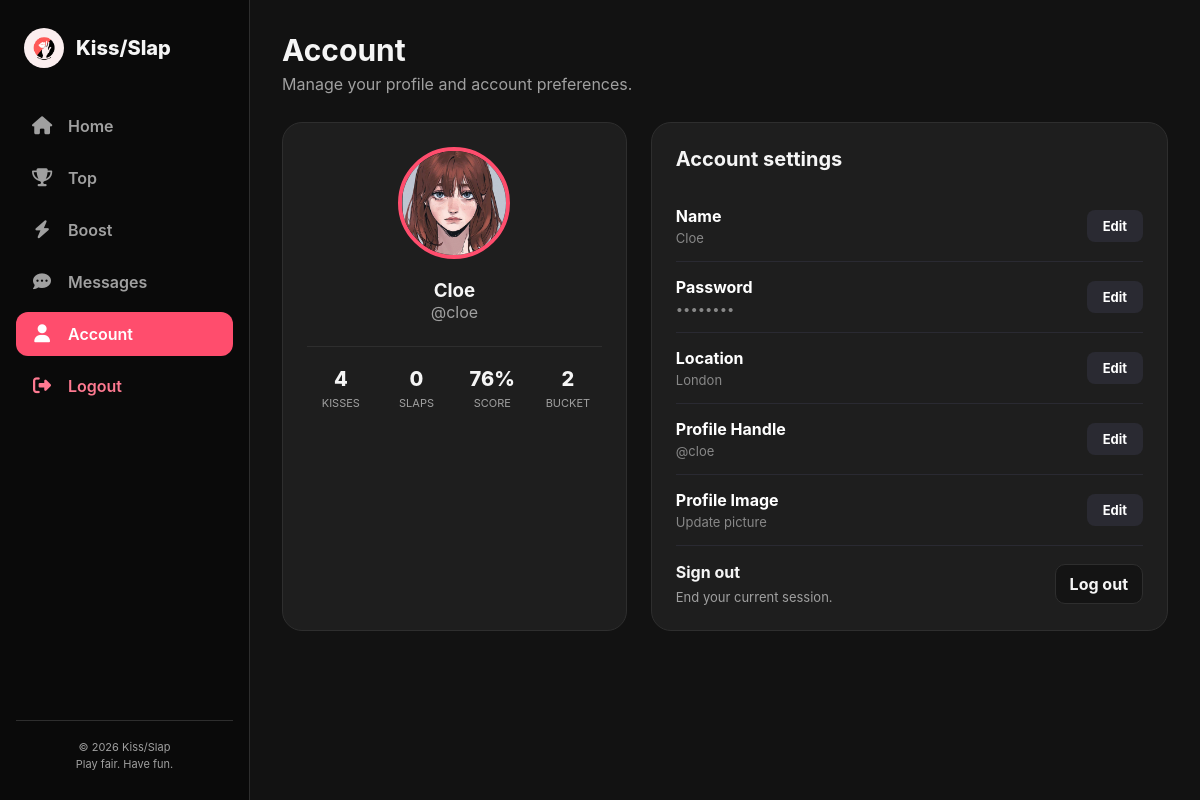
Screenshot of /account (signed in) with the database file from the repository.
### tables this page shows
CREATE TABLE users (
    id INTEGER PRIMARY KEY AUTOINCREMENT,
    name TEXT NOT NULL,
    age INTEGER NOT NULL,
    location TEXT NOT NULL,
    image_url TEXT NOT NULL,
    email TEXT UNIQUE,
    password_hash TEXT,
    profile_handle TEXT,
    kisses INTEGER NOT NULL DEFAULT 0,
    slaps INTEGER NOT NULL DEFAULT 0,
    elo INTEGER NOT NULL DEFAULT 1000,
    bucket INTEGER NOT NULL DEFAULT 1
, sex TEXT, love INTEGER DEFAULT 0, dark INTEGER DEFAULT 0, elo_temp INTEGER DEFAULT 0, temp_boost_expires DATETIME, shield_charges INTEGER DEFAULT 0, double_edge_expires DATETIME);

### app.py (the view)
@app.get("/account")
@login_required
def account():
    user_id = current_user_id()
    user_data = rows("SELECT * FROM users WHERE id = :user_id", {"user_id": user_id})
    if not user_data:
        return render_template("error.html", error_code=404, error_title="User not found"), 404
    user = user_data[0]
    settings = [
        {"title": "Name", "description": user.get("name"), "action": "Edit", "target_url": url_for("edit_setting", setting_type="name")},
        {"title": "Password", "description": "••••••••", "action": "Edit", "target_url": url_for("edit_setting", setting_type="password")},
        {"title": "Location", "description": user.get("location"), "action": "Edit", "target_url": url_for("edit_setting", setting_type="location")},
        {"title": "Profile Handle", "description": user.get("profile_handle"), "action": "Edit", "target_url": url_for("edit_setting", setting_type="profile_handle")},
        {"title": "Profile Image", "description": "Update picture", "action": "Edit", "target_url": url_for("edit_setting", setting_type="image")},
    ]
    return render_template(
        "account.html",
        active_page="account",
        profile_name=user.get("name"),
        profile_handle=user.get("profile_handle"),
        profile_image=user.get("image_url"),
        kisses=user.get("kisses", 0),
        slaps=user.get("slaps", 0),
        bucket=user.get("bucket", "unclassed"),
        settings=settings
    )

### app.py (called while the page is built)
def rows(sql, params=None):
	result = db.session.execute(text(sql), params or {})
	return [dict(row) for row in result.mappings()]

def media_url(filename):
	if not filename:
		return url_for("static", filename="logo.png")
	return url_for("uploaded_image", filename=filename)

def current_user_id():
	return session.get("user_id", CURRENT_USER_ID)

def login_required(view):
	@wraps(view)
	def wrapped_view(*args, **kwargs):
		if "user_id" not in session:
			return redirect(url_for("login", next=request.path))
		return view(*args, **kwargs)
	return wrapped_view

@app.context_processor
def shared_navigation():
	return {
		"nav_items": [
			{"key": "home", "label": "Home", "href": url_for("home"), "icon": "fa-house"},
			{"key": "top", "label": "Top", "href": url_for("top"), "icon": "fa-trophy"},
			{"key": "boost", "label": "Boost", "href": url_for("boost"), "icon": "fa-bolt"},
			{"key": "messages", "label": "Messages", "href": url_for("messages"), "icon": "fa-comment-dots"},
			{"key": "account", "label": "Account", "href": url_for("account"), "icon": "fa-user"},
		],
		"logout_url": url_for("logout"),
		"logo_url": url_for("static", filename="logo.png"),
		"media_url": media_url,
	}

### templates/account.html (shortened to what this page needs)
{% extends "index.html" %}
{% block page_class %}page-account{% endblock %}
{% block content %}
  <div class="content-wrapper">
    <header class="page-header">
      <h2>Account</h2>
      <p>Manage your profile and account preferences.</p>
    </header>
    <div class="account-layout">
      <section class="account-card">
        <img class="account-avatar" src="{{ media_url(profile_image) }}" alt="{{ profile_name|default('Alex Morgan') }} profile">
        <h3>{{ profile_name|default('Alex Morgan') }}</h3>
        <p class="account-handle">{{ profile_handle|default('@alexmorgan') }}</p>
        <div class="stats-list">
          <div><span class="stat-value">{{ kisses|default(128) }}</span><span class="stat-label">Kisses</span></div>
          <div><span class="stat-value">{{ slaps|default(42) }}</span><span class="stat-label">Slaps</span></div>
          <div><span class="stat-value">{{ score|default('76%') }}</span><span class="stat-label">Score</span></div>
          <div><span class="stat-value">{{ bucket|default('unclassed') }}</span><span class="stat-label">Bucket</span></div>
        </div>
      </section>
      <section class="settings-card">
        <h3>Account settings</h3>
        <div class="settings-list">
          {% for setting in settings %}
            <div style="display: flex; align-items: center; justify-content: space-between; padding: 15px 0; border-bottom: 1px solid #2a2a32;">
              <div>
                <h4 style="margin: 0; color: #fff; font-size: 16px;">{{ setting.title }}</h4>
                <p style="margin: 4px 0 0 0; color: #888; font-size: 13px;">{{ setting.description }}</p>
              </div>
              <a href="{{ setting.target_url }}"
                 style="background: #2a2a32; color: #fff; padding: 8px 16px; border-radius: 8px; text-decoration: none; font-weight: bold; font-size: 13px;">
                {{ setting.action }}
              </a>
            </div>
          {% endfor %}
        </div>
        <div class="setting-row">
          <div class="setting-copy"><strong>Sign out</strong><span>End your current session.</span></div>
          <a class="setting-action" href="{{ logout_url }}">Log out</a>
        </div>
      </section>
    </div>
  </div>
{% endblock %}

### static/styles.css (style rules this page uses)
:root { --kiss-color: #FF4D6D; --slap-color: #1A1A1A; --accent-color: #FFD60A; --elixir-color: #A855F7; --bg-color: #121212; --card-bg: #1E1E1E; --text-main: #F5F5F5; --text-sub: #A0A0A0; --border-color: #2E2E2E; --sidebar-width: 250px; }
* { box-sizing: border-box; margin: 0; padding: 0; font-family: -apple-system, BlinkMacSystemFont, "Segoe UI", Roboto, Helvetica, Arial, sans-serif; }
body { background-color: var(--bg-color); color: var(--text-main); }
button, a, input { font: inherit; }
.page-app { display: flex; min-height: 100vh; overflow-x: hidden; }
.page-app .content-wrapper { width: 100%; max-width: 1100px; margin: 0 auto; }
.page-app .page-header { margin-bottom: 24px; }
.page-app .page-header h2 { font-size: 26px; font-weight: 700; }
.page-account .content-wrapper { max-width: 900px; }
.page-account .page-header { margin-bottom: 28px; }
.page-account .page-header h2 { font-size: 30px; margin-bottom: 6px; }
.page-account .page-header p { color: var(--text-sub); }
.page-account .account-layout { display: grid; grid-template-columns: minmax(240px, 0.8fr) minmax(320px, 1.2fr); gap: 24px; }
.page-account .account-card, .page-account .settings-card { background: var(--card-bg); border: 1px solid var(--border-color); border-radius: 20px; padding: 24px; }
.page-account .account-card { text-align: center; }
.page-account .account-avatar { width: 112px; height: 112px; border-radius: 50%; object-fit: cover; border: 4px solid var(--kiss-color); margin-bottom: 16px; }
.page-account .account-handle { color: var(--text-sub); margin-bottom: 24px; }
.page-account .stats-list { display: grid; grid-template-columns: repeat(4, 1fr); border-top: 1px solid var(--border-color); padding-top: 20px; gap: 8px; }
.page-account .stat-value { display: block; font-size: 20px; font-weight: 800; }
.page-account .stat-label { color: var(--text-sub); font-size: 11px; text-transform: uppercase; }
.page-account .settings-card h3 { font-size: 20px; margin-bottom: 20px; }
.page-account .setting-row { display: flex; align-items: center; justify-content: space-between; gap: 16px; padding: 16px 0; border-bottom: 1px solid var(--border-color); }
.page-account .setting-row:last-of-type { border-bottom: 0; padding-bottom: 0; }
.page-account .setting-copy { min-width: 0; }
.page-account .setting-copy strong { display: block; margin-bottom: 4px; }
.page-account .setting-copy span { color: var(--text-sub); font-size: 13px; }
.page-account .setting-action { border: 1px solid var(--border-color); background: #141414; color: var(--text-main); border-radius: 10px; padding: 9px 14px; font-weight: 700; cursor: pointer; text-decoration: none; white-space: nowrap; }

### rows the page displays
users: image_url (picture), name "Cloe", profile_handle "@cloe", title "Name", description "Cloe", action "Edit", title "Location", description "London", title "Profile Handle", description "@cloe"

### other values shown
{{ item.label }} "Home" "Top" "Boost" "Messages" "Account"
{{ kisses|default(128) }} "4"
{{ slaps|default(42) }} "0"
{{ score|default('76%') }} "76%"
{{ bucket|default('unclassed') }} "2"
{{ setting.title }} "Password" "Profile Image"
{{ setting.description }} "••••••••" "Update picture"
{{ setting.action }} "Edit" "Edit"
